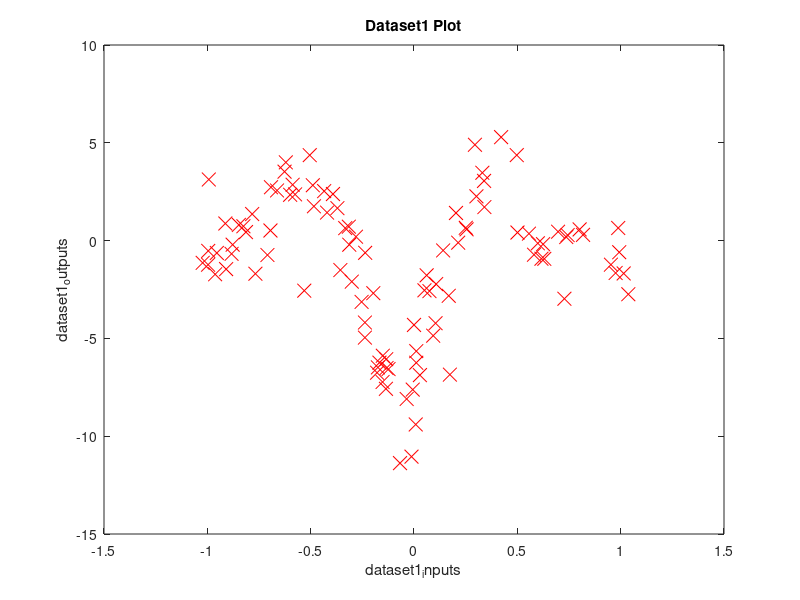

Source code (MATLAB):
function [x, t] = load_data()
% Load Data
input = load('dataset1_inputs.txt');
output = load('dataset1_outputs.txt');
x = input(:, 1); t = output(:, 1);
m = length(t); % number of training examples

% Plot Data
fprintf('Plotting Data ...\n');
plot(x, t, 'rx', 'MarkerSize', 10);
title('Dataset1 Plot');
ylabel('dataset1_outputs');
xlabel('dataset1_inputs');